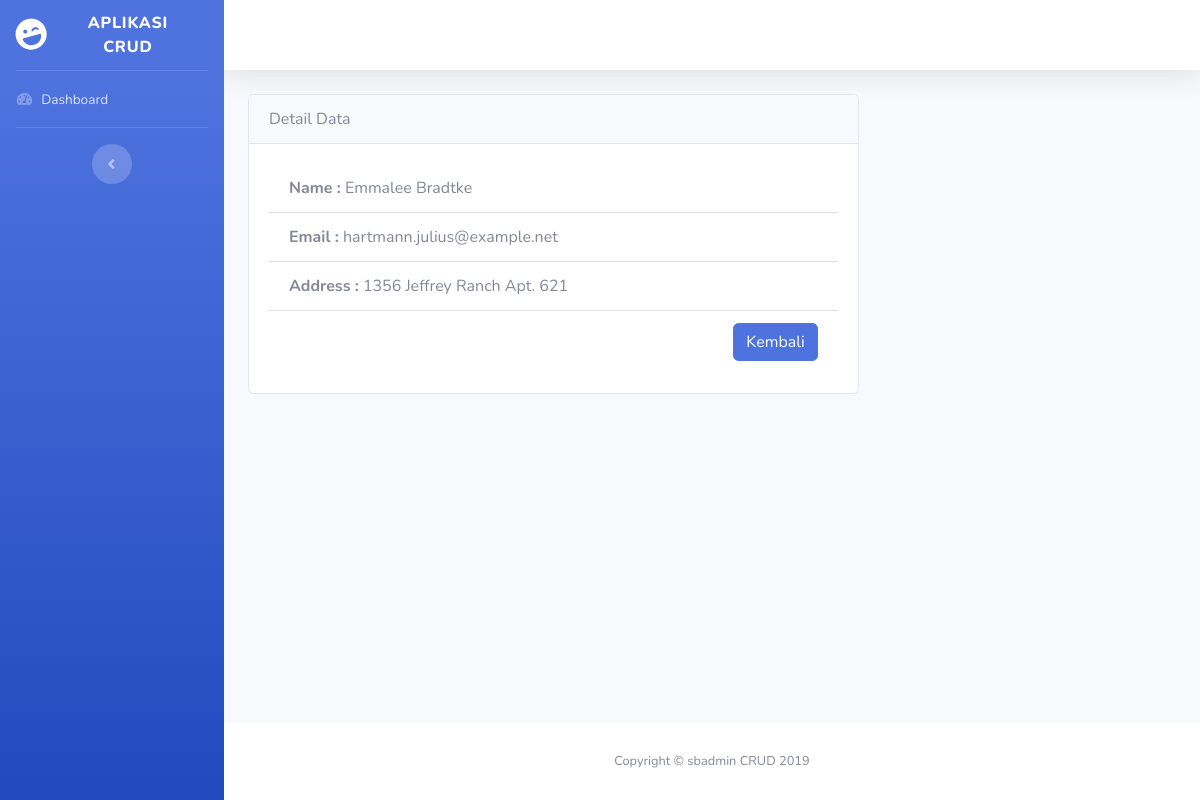
/home/detailData/5, run on the app's committed database.
### tables this page shows
CREATE TABLE `peoples` (
  `id` int(9) UNSIGNED NOT NULL,
  `name` varchar(100) NOT NULL,
  `address` varchar(255) NOT NULL,
  `email` varchar(100) NOT NULL
);

### application/controllers/Home.php (called while the page is built, shortened)
<?php
class Home extends CI_Controller
{
    public function __construct()
    {
        $this->load->model('Peoples_model');
        $this->load->library('form_validation');
    }
    public function detailData($id)
    {
        $data['peoples'] = $this->Peoples_model->getDataById($id);
        $data['title'] = 'Detail Data';
        $this->load->view('templates/header', $data);
        $this->load->view('templates/sidebar');
        $this->load->view('templates/topbar');
        $this->load->view('home/detail', $data);
        $this->load->view('templates/footer');
    }
}

### index.php (called while the page is built, shortened)
<?php
require_once BASEPATH.'core/CodeIgniter.php';

### application/models/Peoples_model.php (called while the page is built, shortened)
<?php
class Peoples_model extends CI_model
{
    public function getDataById($id)
    {
        return $this->db->get_where('peoples', ['id' => $id])->row_array();
    }
}

### application/views/home/detail.php (the view)
<div class="container-fluid">
    <div class="row">
        <div class="col-md-8">
            <div class="card">
                <div class="card-header">
                    Detail Data
                </div>
                <div class="card-body">
                    <ul class="list-group list-group-flush">
                        <li class="list-group-item"><b>Name :</b> <?= $peoples['name']; ?></li>
                        <li class="list-group-item"><b>Email :</b> <?= $peoples['email']; ?></li>
                        <li class="list-group-item"><b>Address :</b> <?= $peoples['address']; ?></li>
                        <li class="list-group-item"><a href="<?= base_url('home'); ?>" class="btn btn-primary float-right">Kembali</a></li>
                    </ul>
                </div>
            </div>
        </div>
    </div>
</div>
</div>

### data on the page
peoples: name "Emmalee Bradtke", email "hartmann.julius@example.net", address "1356 Jeffrey Ranch Apt. 621"
